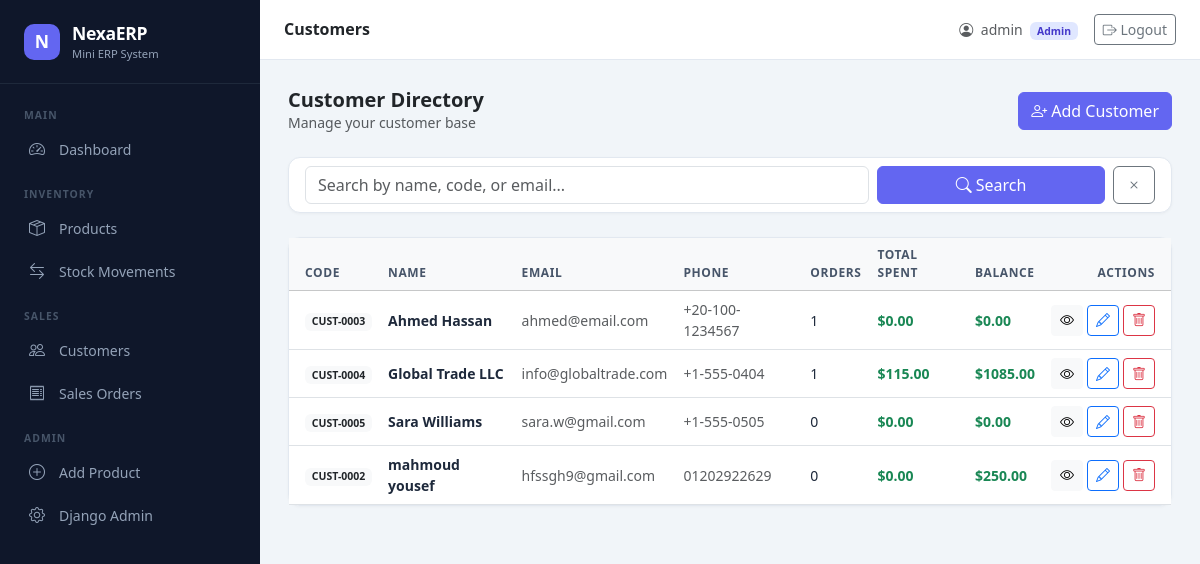
The page /customers/ (signed in) on the database its author committed.
### customers/models.py (models this page shows, shortened)
class Customer(models.Model):
    customer_code = models.CharField(max_length=50, unique=True)
    name = models.CharField(max_length=255)
    phone = models.CharField(max_length=20, blank=True)
    address = models.TextField(blank=True)
    email = models.EmailField(blank=True)
    opening_balance = models.DecimalField(max_digits=12, decimal_places=2, default=0)
    is_active = models.BooleanField(default=True)
    created_at = models.DateTimeField(auto_now_add=True)
    updated_at = models.DateTimeField(auto_now=True)
    class Meta:
        ordering = ['name']
    @property
    def total_orders(self):
        return self.salesorder_set.exclude(status='cancelled').count()
    @property
    def total_spent(self):
        from django.db.models import Sum
        result = self.salesorder_set.filter(status='confirmed').aggregate(
            total=Sum('total_amount')
        )
        return result['total'] or 0
    @property
    def balance(self):
        from django.db.models import Sum
        confirmed_total = self.salesorder_set.filter(
            status='confirmed'
        ).aggregate(total=Sum('total_amount'))['total'] or 0
        return self.opening_balance - confirmed_total

### customers/views.py (the view)
# urls.py: path('', CustomerListView.as_view(), name='customer_list'),
class CustomerListView(SalesOrAdminMixin, ListView):
    model = Customer
    template_name = 'customers/customer_list.html'
    context_object_name = 'customers'
    paginate_by = 15
    def get_queryset(self):
        query = self.request.GET.get('q', '')
        return CustomerService.search(query=query or None)
    def get_context_data(self, **kwargs):
        context = super().get_context_data(**kwargs)
        context['search_form'] = CustomerSearchForm(self.request.GET)
        return context

### customers/forms.py
class CustomerSearchForm(forms.Form):
    q = forms.CharField(
        required=False,
        widget=forms.TextInput(attrs={
            'class': 'form-control',
            'placeholder': 'Search by name, code, or email...'
        })
    )

### core/mixins.py (called while the page is built)
    def dispatch(self, request, *args, **kwargs):
        if not request.user.is_authenticated:
            return self.handle_no_permission()
        return super().dispatch(request, *args, **kwargs)

### customers/services.py (called while the page is built)
    @staticmethod
    def search(query=None):
        qs = Customer.objects.filter(is_active=True)
        if query:
            qs = qs.filter(name__icontains=query) | Customer.objects.filter(
                customer_code__icontains=query, is_active=True
            ) | Customer.objects.filter(
                email__icontains=query, is_active=True
            )
        return qs.distinct()

### customers/templates/customers/customer_list.html (shortened to what this page needs)
{% extends "base.html" %}
{% load humanize %}
{% block page_title %}Customers{% endblock %}
{% block content %}
<div class="d-flex justify-content-between align-items-center mb-4">
    <div>
        <h5 class="fw-bold mb-0">Customer Directory</h5>
        <p class="text-muted small mb-0">Manage your customer base</p>
    </div>
    <a href="{% url 'customer_create' %}" class="btn btn-primary">
        <i class="bi bi-person-plus me-1"></i>Add Customer
    </a>
</div>
<div class="card mb-4">
    <div class="card-body py-2">
        <form method="get" class="row g-2 align-items-end">
            <div class="col-md-8">{{ search_form.q }}</div>
            <div class="col-md-4 d-flex gap-2">
                <button type="submit" class="btn btn-primary flex-fill"><i class="bi bi-search me-1"></i>Search</button>
                <a href="{% url 'customer_list' %}" class="btn btn-outline-secondary"><i class="bi bi-x"></i></a>
            </div>
        </form>
    </div>
</div>
<div class="card">
    <div class="card-body p-0">
        <div class="table-responsive">
            <table class="table table-hover mb-0 ">
                <thead class="table-light">
                    <tr>
                        <th class="ps-3">Code</th>
                        <th>Name</th>
                        <th>Email</th>
                        <th>Phone</th>
                        <th>Orders</th>
                        <th>Total Spent</th>
                        <th>Balance</th>
                        <th class="text-end pe-3">Actions</th>
                    </tr>
                </thead>
                <tbody>
                    {% for customer in customers %}
                    <tr>
                        <td class="ps-3"><span class="badge bg-light text-dark fw-semibold">{{ customer.customer_code }}</span></td>
                        <td class="fw-semibold">{{ customer.name }}</td>
                        <td class="text-muted">{{ customer.email|default:"—" }}</td>
                        <td class="text-muted">{{ customer.phone|default:"—" }}</td>
                        <td>{{ customer.total_orders }}</td>
                        <td class="fw-semibold text-success">${{ customer.total_spent|floatformat:2|intcomma }}</td>
                        <td class="fw-semibold {% if customer.balance >= 0 %}text-success{% else %}text-danger{% endif %}">
                            ${{ customer.balance|floatformat:2 }}
                        </td>
                        <td class="text-end pe-3">
                            <div class="d-flex gap-1 justify-content-end">
                                <a href="{% url 'customer_detail' customer.pk %}" class="btn btn-sm btn-light" title="View"><i class="bi bi-eye"></i></a>
                                <a href="{% url 'customer_update' customer.pk %}" class="btn btn-sm btn-outline-primary" title="Edit"><i class="bi bi-pencil"></i></a>
                                {% if user.is_staff or user.is_superuser %}
                                <a href="{% url 'customer_delete' customer.pk %}" class="btn btn-sm btn-outline-danger" title="Delete"><i class="bi bi-trash"></i></a>
                                {% endif %}
                            </div>
                        </td>
                    </tr>
                    {% endfor %}
                </tbody>
            </table>
        </div>
    </div>
</div>
{% endblock %}

### templates/base.html (shortened to what this page needs)
<!DOCTYPE html>
<html lang="en">
<head>
    <link href="https://cdn.jsdelivr.net/npm/bootstrap@5.3.2/dist/css/bootstrap.min.css" rel="stylesheet">
    <link href="https://cdn.jsdelivr.net/npm/bootstrap-icons@1.11.3/font/bootstrap-icons.css" rel="stylesheet">
</head>
<body>
{% if user.is_authenticated %}
<nav id="sidebar">
    <a href="/" class="text-decoration-none">
        <div class="sidebar-brand">
            <div class="brand-logo">N</div>
            <div>
                <div class="brand-name">NexaERP</div>
                <div class="brand-sub">Mini ERP System</div>
            </div>
        </div>
    </a>
    <div class="sidebar-nav">
        <div class="nav-section">Main</div>
        <a href="{% url 'dashboard' %}" class="sidebar-link {% if request.resolver_match.namespace == 'core' %}active{% endif %}">
            <i class="bi bi-speedometer2"></i> Dashboard
        </a>
        <div class="nav-section mt-2">Inventory</div>
        <a href="{% url 'products_list' %}" class="sidebar-link {% if request.resolver_match.namespace == 'products' %}active{% endif %}">
            <i class="bi bi-box-seam"></i> Products
        </a>
        <a href="{% url 'movement_list' %}" class="sidebar-link {% if request.resolver_match.namespace == 'stock' %}active{% endif %}">
            <i class="bi bi-arrow-left-right"></i> Stock Movements
        </a>
        <div class="nav-section mt-2">Sales</div>
        <a href="{% url 'customer_list' %}" class="sidebar-link {% if request.resolver_match.namespace == 'customers' %}active{% endif %}">
            <i class="bi bi-people"></i> Customers
        </a>
        <a href="{% url 'order_list' %}" class="sidebar-link {% if request.resolver_match.namespace == 'orders' %}active{% endif %}">
            <i class="bi bi-receipt"></i> Sales Orders
        </a>
        {% if user.is_staff or user.is_superuser %}
        <div class="nav-section mt-2">Admin</div>
        <a href="{% url 'products_create' %}" class="sidebar-link">
            <i class="bi bi-plus-circle"></i> Add Product
        </a>
        <a href="{% url 'admin:index' %}" class="sidebar-link" target="_blank">
            <i class="bi bi-gear"></i> Django Admin
        </a>
        {% endif %}
    </div>
</nav>
<div id="main-content">
    <div class="topbar">
        <div class="d-flex align-items-center gap-3">
            <h6 class="mb-0 fw-semibold text-dark">{% block page_title %}Dashboard{% endblock %}</h6>
        </div>
        <div class="d-flex align-items-center gap-3">
            <span class="text-muted small">
                <i class="bi bi-person-circle me-1"></i>
                {{ user.get_full_name|default:user.username }}
                {% if user.is_staff %}<span class="badge ms-1" style="background:#e0e7ff;color:#4338ca;font-size:0.65rem">Admin</span>{% else %}<span class="badge ms-1" style="background:#dcfce7;color:#166534;font-size:0.65rem">Sales</span>{% endif %}
            </span>
            <form method="post" action="{% url 'logout' %}" class="d-inline">
                <button type="submit" class="btn btn-sm btn-outline-secondary">
                    <i class="bi bi-box-arrow-right"></i> Logout
                </button>
            </form>
        </div>
    </div>
    <div class="page-content">
        {% block content %}{% endblock %}
    </div>
</div>
{% else %}
<div>{% block auth_content %}{% endblock %}</div>
{% endif %}
</body>
</html>

### templates/base.html (style rules this page uses)
:root { --sidebar-width: 260px; --sidebar-bg: #0f172a; --sidebar-accent: #6366f1; --sidebar-text: #94a3b8; --sidebar-hover: #1e293b; --topbar-height: 60px; }
body { background: #f1f5f9; font-family: 'Segoe UI', system-ui, sans-serif; }
#sidebar { position: fixed; top: 0; left: 0; bottom: 0; width: var(--sidebar-width); background: var(--sidebar-bg); z-index: 1000; overflow-y: auto; transition: transform 0.3s ease; }
.sidebar-brand { padding: 1.25rem 1.5rem; border-bottom: 1px solid #1e293b; display: flex; align-items: center; gap: 0.75rem; }
.brand-logo { width: 36px; height: 36px; border-radius: 10px; background: var(--sidebar-accent); display: flex; align-items: center; justify-content: center; font-size: 1.1rem; color: white; font-weight: 700; }
.brand-name { color: white; font-weight: 700; font-size: 1.1rem; letter-spacing: -0.02em; }
.brand-sub { color: var(--sidebar-text); font-size: 0.7rem; }
.sidebar-nav { padding: 1rem 0; }
.nav-section { padding: 0.5rem 1.5rem 0.25rem; color: #475569; font-size: 0.65rem; font-weight: 700; text-transform: uppercase; letter-spacing: 0.1em; }
.sidebar-link { display: flex; align-items: center; gap: 0.75rem; padding: 0.6rem 1.5rem; color: var(--sidebar-text); text-decoration: none; font-size: 0.875rem; font-weight: 500; border-left: 3px solid transparent; transition: all 0.15s; }
.sidebar-link i { font-size: 1rem; width: 20px; text-align: center; }
#main-content { margin-left: var(--sidebar-width); min-height: 100vh; }
.topbar { height: var(--topbar-height); background: white; border-bottom: 1px solid #e2e8f0; display: flex; align-items: center; padding: 0 1.5rem; justify-content: space-between; position: sticky; top: 0; z-index: 100; }
.page-content { padding: 1.75rem; }
.card { border: 1px solid #e2e8f0; border-radius: 12px; box-shadow: 0 1px 3px rgba(0,0,0,0.04); }
.table { font-size: 0.875rem; }
.table th { font-weight: 600; color: #475569; font-size: 0.75rem; text-transform: uppercase; letter-spacing: 0.05em; border-top: none; }
.table td { vertical-align: middle; color: #1e293b; }
.btn-primary { background: var(--sidebar-accent); border-color: var(--sidebar-accent); }

### rows shown on the page
Customer: customer_code "CUST-0003", name "Ahmed Hassan", email "ahmed@email.com", phone "+20-100-1234567", total_orders "1", total_spent "0.00", balance "0.00"
Customer: customer_code "CUST-0004", name "Global Trade LLC", email "info@globaltrade.com", phone "+1-555-0404", total_orders "1", total_spent "115.00", balance "1085.00"
Customer: customer_code "CUST-0005", name "Sara Williams", email "sara.w@gmail.com", phone "+1-555-0505", total_orders "0", total_spent "0.00", balance "0.00"
Customer: customer_code "CUST-0002", name "mahmoud yousef", email "hfssgh9@gmail.com", phone "01202922629", total_orders "0", total_spent "0.00", balance "250.00"

### other values the page prints
{{ user.get_full_name|default:user.username }} "admin"
